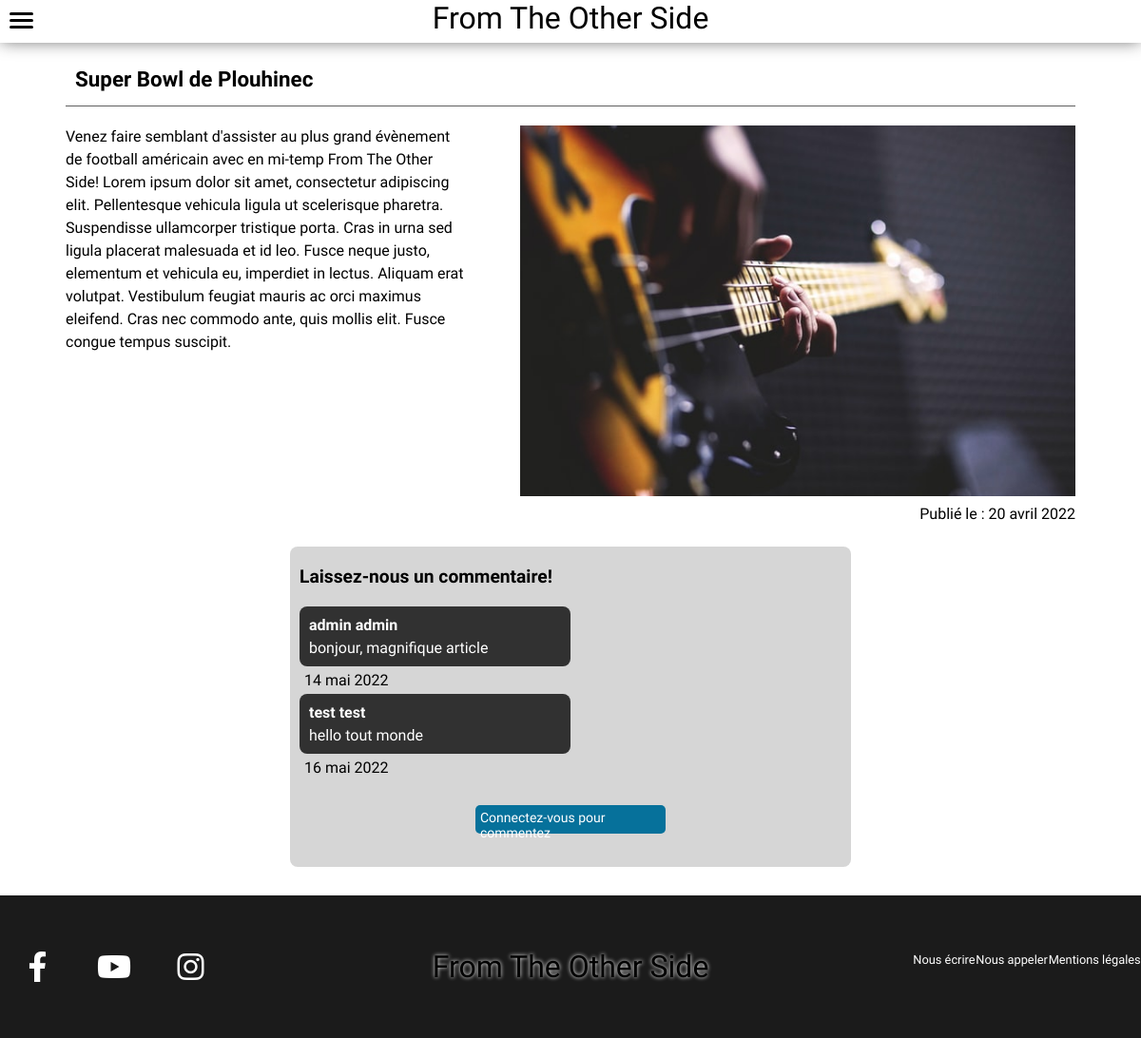
Screenshot of /index.php?action=singleNews&id=6 with the database file from the repository.
### tables this page shows
CREATE TABLE IF NOT EXISTS `articles` (
  `id` int(10) unsigned NOT NULL AUTO_INCREMENT,
  `title` varchar(255) NOT NULL,
  `content` text NOT NULL,
  `picture1` varchar(255) DEFAULT NULL,
  `created_At` timestamp NOT NULL DEFAULT CURRENT_TIMESTAMP,
  PRIMARY KEY (`id`)
);

CREATE TABLE IF NOT EXISTS `comments` (
  `id` int(10) unsigned NOT NULL AUTO_INCREMENT,
  `content` text NOT NULL,
  `createdAt` timestamp NOT NULL DEFAULT CURRENT_TIMESTAMP,
  `idUser` int(10) unsigned NOT NULL,
  `idArticle` int(10) unsigned NOT NULL,
  PRIMARY KEY (`id`),
  KEY `FK_comments_users` (`idUser`),
  KEY `FK_comments_articles` (`idArticle`),
  CONSTRAINT `FK_comments_articles` FOREIGN KEY (`idArticle`) REFERENCES `articles` (`id`),
  CONSTRAINT `FK_comments_users` FOREIGN KEY (`idUser`) REFERENCES `users` (`id`)
);

CREATE TABLE IF NOT EXISTS `users` (
  `id` int(10) unsigned NOT NULL AUTO_INCREMENT,
  `lastname` varchar(50) NOT NULL,
  `firstname` varchar(50) NOT NULL,
  `mail` varchar(100) NOT NULL,
  `role` int(1) NOT NULL DEFAULT '0',
  `password` varchar(255) NOT NULL,
  PRIMARY KEY (`id`)
);

### app/Controllers/Controller.php (called while the page is built, shortened)
<?php
class Controller
{
    public function viewFront($viewName, $data = null)
    {
        include('app/Views/front/'.$viewName.'.php');
    }
    public static function formatDate($date, $format = "d F Y"){
        $englishMonths = array('January', 'February', 'March', 'April', 'May', 'June', 'July', 'August', 'September', 'October', 'November', 'December');
        $frenchMonths = array('janvier', 'février', 'mars', 'avril', 'mai', 'juin', 'juillet', 'août', 'septembre', 'octobre', 'novembre', 'décembre');
        return str_replace($englishMonths, $frenchMonths, date($format, strtotime($date)));
    }
}

### app/Controllers/FrontController.php (called while the page is built, shortened)
<?php
class FrontController extends Controller
{
    public function singleNews($data)
    {
        $singleNews = \Projet\Models\Articles::find('id', $data['article_id']);
        $comments = \Projet\Models\Comments::getUserComments($data['article_id']);
        $newsData = [
            'singleNews' => $singleNews,
            'error' => $data['error'],
            'comments' => $comments
        ];
        return $this->viewFront('singleNews', $newsData);
    }
}

### app/Models/Manager.php (called while the page is built, shortened)
<?php
abstract class Manager
{
    private static $bdd = null;
    protected static function dbConnect()
    {
        if (isset(self::$bdd)) {
            return self::$bdd;
        } else {
            try {
                self::$bdd = new \PDO(
                    "mysql:dbname=" . $_ENV['DB_NAME'] . "; charset=utf8; host="  . $_ENV['DB_HOST'] . ":" . $_ENV['DB_PORT'],
                    $_ENV['DB_USERNAME'],
                    $_ENV['DB_PASSWORD']
                );
                return self::$bdd;
            } catch (Exception $e) {
                die('Erreur : ' . $e->getMessage());
            }
        }
    }
    public static function find($name, $value){
        $klass =  get_called_class();
        $child = explode("\\",$klass);
        $child = strtolower($child[array_key_last($child)]);
        $bdd = self::dbConnect();
        $sqlQuery = $bdd->prepare("SELECT * FROM `{$child}` WHERE `{$name}` = ?");
        $sqlQuery->execute(array($value));
        $result = $sqlQuery->fetch();
        return $result;
    }
}

### app/Models/Comments.php (called while the page is built, shortened)
<?php
class Comments extends Manager
{
    public static function getUserComments($articleId){
        $bdd = self::dbConnect();
        $sqlQuery = $bdd->prepare("SELECT comments.id, idUser, content, comments.createdAt, firstname, lastname FROM comments INNER JOIN users ON users.id = comments.idUser WHERE comments.idArticle = :idArticle");
        $sqlQuery->execute(array(':idArticle' => $articleId));
        $result = $sqlQuery->fetchAll();
        return $result;
    }
}

### app/security/Connect.php (called while the page is built)
<?php
function isConnect()
{
    if (!isset($_SESSION['firstname']) || $_SESSION['firstname'] == ""){
        return false;
    }else{
        return true;
    };
}

### app/Views/front/singleNews.php (the view, shortened to what this page needs)
<?php
include('app/Views/front/layouts/header.php');
?>
<main id="singleNews-page" class="container">
    <section id="singleNews-content">
        <h1 id="singleNews-title"><?= $data['singleNews']['title']?></h1>
        <div id="singleNews-text">
            <p><?= $data['singleNews']['content']?></p>
        </div>
        <?php
        if($data['singleNews']['picture1']){
        ?>
        <div class="news-picture">
            <img src="<?= $data['singleNews']['picture1']?>" alt="<?= $data['singleNews']['title']?>">
        </div>
        <?php
        }else{
        ?>
        <div class="news-picture">
            <img src="app/Public/front/images/default.jpg" alt="Photo d'une guitare">
        </div>
        <?php
        } ?>
        <div class="publish-date">
            <p>Publié le : <?= $this->formatDate($data['singleNews']['created_At'])?></p>
        </div>
    </section>
    <section id="singleNews-comment">
        <h2>Laissez-nous un commentaire!</h2>
        <?php  foreach($data['comments'] as $comment){?>
        <div class="comment-box">
            <div class="userComment">
                <p><?=$comment['firstname'] . " " . $comment['lastname'] ?></p>
                <p><?=$comment['content']?></p>
            </div>
            <div class="foot-comment">
                <p><?=$this->formatDate($comment['createdAt'])?></p>
            </div>
        </div>
        <?php }?>
        <?php
        if ($connect == true) { ?>
            <form action="index.php?action=postComment&id=<?=$data['singleNews']['id'];?>" method="POST">
                <p><label for="comment">Commentez cet article</label></p>
                <p><textarea name="comment" id="comment" cols="30" rows="10"></textarea></p>
                <button class="blue-button" type="submit">Envoyez votre commentaire</button>
            </form>
            <?php }
        else{ ?>
            <a class="blue-button" href="index.php?action=loginPage">Connectez-vous pour commentez</a>
            <?php } ?>
    </section>
</main>
<?php
include('app/Views/front/layouts/footer.php');
?>

### app/Public/front/css/style.css (style rules this page uses)
:root { --darkblue: rgb(6, 113, 155); --lightblue: rgb(11, 163, 223); --mediumgrey: #5f5f5f; --darkgrey: rgb(44, 44, 44); --lightorange: rgb(230, 165, 94); --vertgris: rgb(170, 202, 204); --lightgold: rgb(233, 213, 149); }
* { margin: 0; padding: 0; box-sizing: border-box; }
a { text-decoration: none; color: black; }
body { font-family: 'Fjalla One', arial, sans-serif; font-size: 16px; }
main { min-height: 100vh ; }
h1, h2, h3 { margin-bottom: 20px; }
h1 { font-size: 1.4rem; text-align: left; padding-left: 10px; margin-top: 15px; padding-bottom: 15px; border-bottom: thin solid var(--mediumgrey); }
h2 { font-size: 1.2rem; }
.container { max-width: 1200px; margin-left: auto; margin-right: auto; }
.blue-button { display: block; width: 200px; height: 30px; margin: 25px auto; padding: 5px; border-radius: 5px; background-color: rgb(6, 113, 155); color: white; font-size: 14px; }
#singleNews-page section { width: 90%; margin: 0 auto; margin-bottom: 20px; }
#singleNews-text { margin-bottom: 10px; }
.news-picture img { width: 100%; }
.publish-date { margin: 0 auto; padding: 5px 0; text-align: right; }
#singleNews-comment { margin: 10px auto; background-color: #d6d6d6;; padding: 10px 10px; border-radius: 8px; }
#singleNews-comment h2 { padding-top: 10px; }
.comment-box { min-width: 50%; }
.userComment { background-color: #313131; color: white; width: fit-content; min-width: 50%; padding: 10px 10px; border-radius: 8px; }
.userComment p:first-child { font-weight: bold; margin-bottom: 5px; }
.foot-comment { display: flex; padding: 5px; }
.foot-comment p { margin-right: 15px; }
@media screen and (min-width:768px) { #singleNews-page { width: 100%; padding: 10px; } }
@media screen and (min-width:768px) { #singleNews-content { display: flex; flex-wrap: wrap; justify-content: space-between; } }
@media screen and (min-width:768px) { #singleNews-content h1 { width: 100%; } }
@media screen and (min-width:768px) { #singleNews-text { width: 40%; line-height: 1.5rem; } }
@media screen and (min-width:768px) { .news-picture { width: 55%; } }
@media screen and (min-width:768px) { .publish-date { margin-right: 0; } }
@media screen and (min-width:768px) { section#singleNews-comment { width: 50%; } }

### rows the page displays
articles: title "Super Bowl de Plouhinec", content "Venez faire semblant d'assister au plus grand évènement de football américain avec en mi-temp From The Other Side! Lorem ipsum dolor sit amet, consectetur adipiscing elit. Pellentesque vehicula ligula ut scelerisque pharetra. Suspendisse ullamcorper tristique porta. Cras in urna sed ligula placerat malesuada et id leo. Fusce neque justo, elementum et vehicula eu, imperdiet in lectus. Aliquam erat volutpat. Vestibulum feugiat mauris ac orci maximus eleifend. Cras nec commodo ante, quis mollis elit. Fusce congue tempus suscipit.", created_At "20 avril 2022"
comments: idUser.firstname "admin", idUser.lastname "admin", content "bonjour, magnifique article", createdAt "14 mai 2022"
comments: idUser.firstname "test", idUser.lastname "test", content "hello tout monde", createdAt "16 mai 2022"
